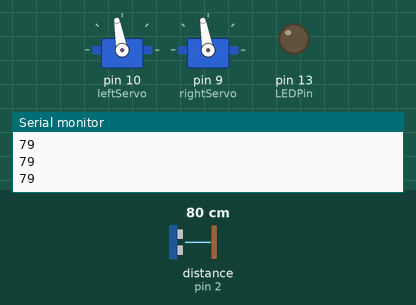
Simulated run of this sketch. Board: Arduino Nano, built with avr-gcc and run on an emulated ATmega328P. On the bench: 2 × servo, output pins drawn as LEDs (lit = HIGH), the last lines printed to the serial monitor. Wiring (inferred from the names in the program): ultrasonic range finder: trigger pin 3; echo pin 2. The test bench sets the inputs (shaded band); at power-on: distance to the obstacle (sensor on pin 2) 80 cm. The echo pulse lasts 58.3 µs per cm; pins used as bus, display or sensor lines are not drawn.

Above: at 0.8 s.
0.9 s: distance to the obstacle (sensor on pin 2) set to 56 cm
2.4 s: distance to the obstacle (sensor on pin 2) set to 49 cm
At 4.4 s:
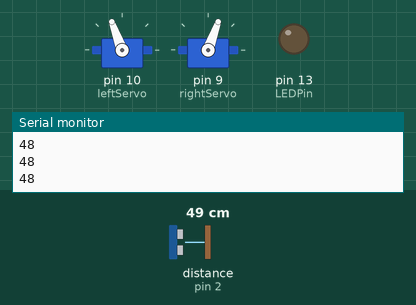
Timing chart, 0 to 5.9 s (numbered marks = the images above; inputs shaded):
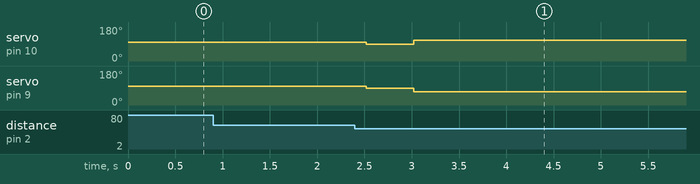

The sketch:

ultrasonicfollow.ino
```cpp
#include <Servo.h>
Servo leftServo;  // create servo object to control a servo
Servo rightServo;  // create servo object to control a servo

// ---- Pin Assignments ----
#define echoPin 2 // Echo Pin
#define trigPin 3 // Trigger Pin
#define LEDPin 13 // Onboard LED
#define leftServoPin 10 // Left Servo
#define rightServoPin 9 // Right Servo
#define leftIR A7
#define rightIR A6

// ---- Ultrasonic Constants ----
int maximumRange = 200; // Maximum range needed
int minimumRange = 0; // Minimum range needed
long duration; // Duration used to calculate distance
long distance = 9999;
long previousDistance = 9999;
long arenaBounds = 50;

void setup() {
 Serial.begin (115200);
 pinMode(trigPin, OUTPUT);
 pinMode(echoPin, INPUT);
 pinMode(LEDPin, OUTPUT); // Use LED indicator (if required)
 leftServo.attach(10);
 leftServo.write(90);
 rightServo.attach(9);
 rightServo.write(90);
 turnRight(10);
 while (!((distance <= arenaBounds)&&(previousDistance <= arenaBounds))){
  distance = getDistance();
  Serial.println(distance,DEC);
  previousDistance = distance;
 }
 Serial.println("Target Acquired");
 delay(15);
 stopServos();
 delay(500);
 goStraight(20);
 while (distance > 3){
  distance = getDistance();
  Serial.println(distance,DEC);
 }
 stopServos();
 Serial.println("Mission Complete");
}

void loop() {

}

void goStraight(int motorSpeed){
  leftServo.write(90+motorSpeed);
  rightServo.write(90-motorSpeed);
}
void turnRight(int motorSpeed){
  leftServo.write(90+motorSpeed);
  rightServo.write(90+motorSpeed);
}
void turnLeft(int motorSpeed){
  leftServo.write(90-motorSpeed);
  rightServo.write(90-motorSpeed);
}
void stopServos(){
  leftServo.write(90);
  rightServo.write(90);
}
long getDistance(){
     /* The following trigPin/echoPin cycle is used to determine the
   distance of the nearest object by bouncing soundwaves off of it. */
   digitalWrite(trigPin, LOW);
   delayMicroseconds(2);
   digitalWrite(trigPin, HIGH);
   delayMicroseconds(10);
   digitalWrite(trigPin, LOW);
   duration = pulseIn(echoPin, HIGH);
   //Calculate the distance (in cm) based on the speed of sound.
   delay(50);
   long dist = duration/58.2;
   if (dist < 0){
    dist = 9999;
   }
   return dist;
}
```

Measured:
- the behaviour switches between 52 and 51 cm on distance to the obstacle (sensor on pin 2) (found by bisection; images 0 and 1)
- after the input at 2.4 s, servo on pin 10 (leftServo): 100° → 90° after 0.12 s, → 110° 0.50 s later; servo on pin 9 (rightServo): 100° → 90° after 0.12 s, → 70° 0.50 s later
